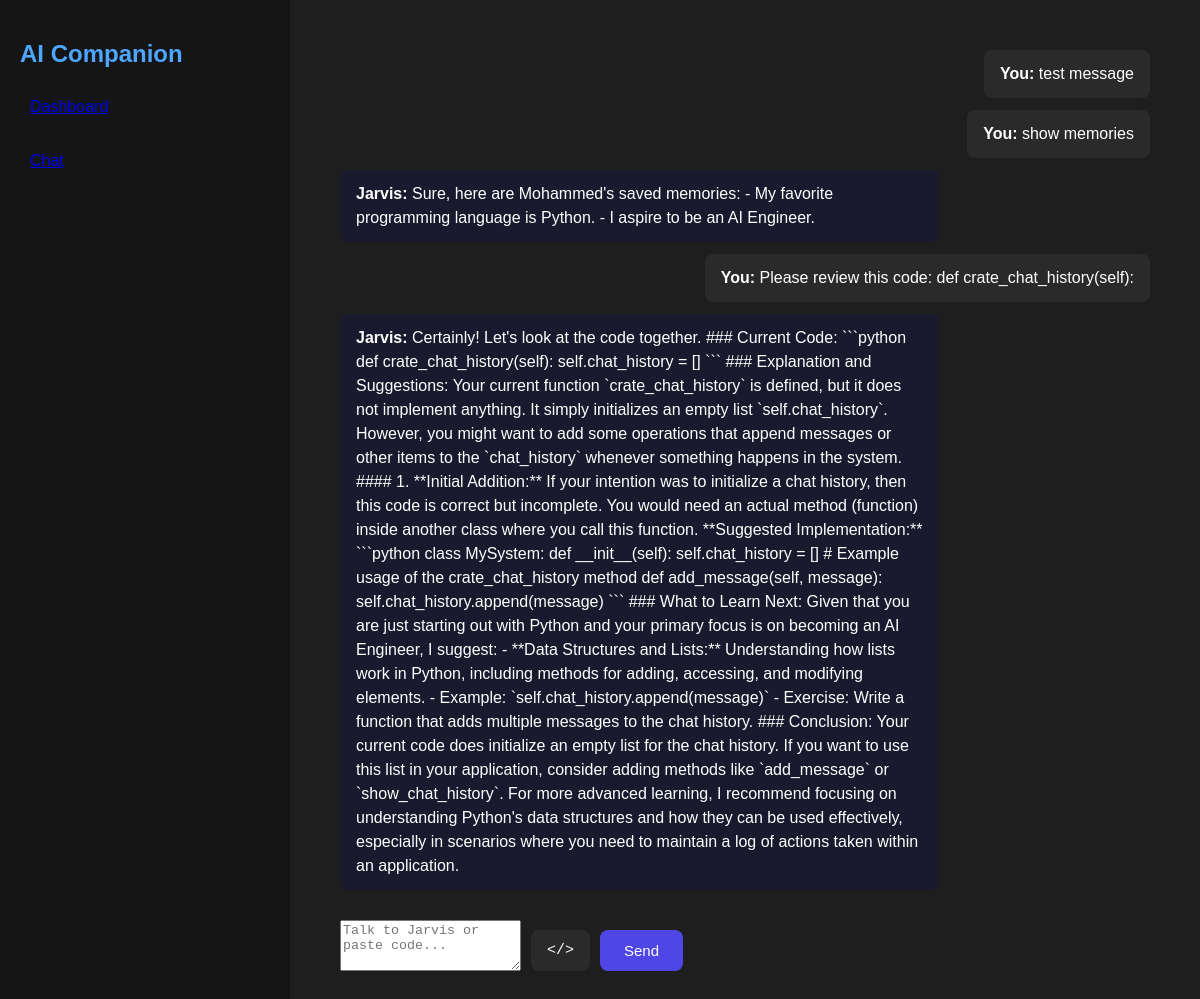
The app's page /chat, older data.
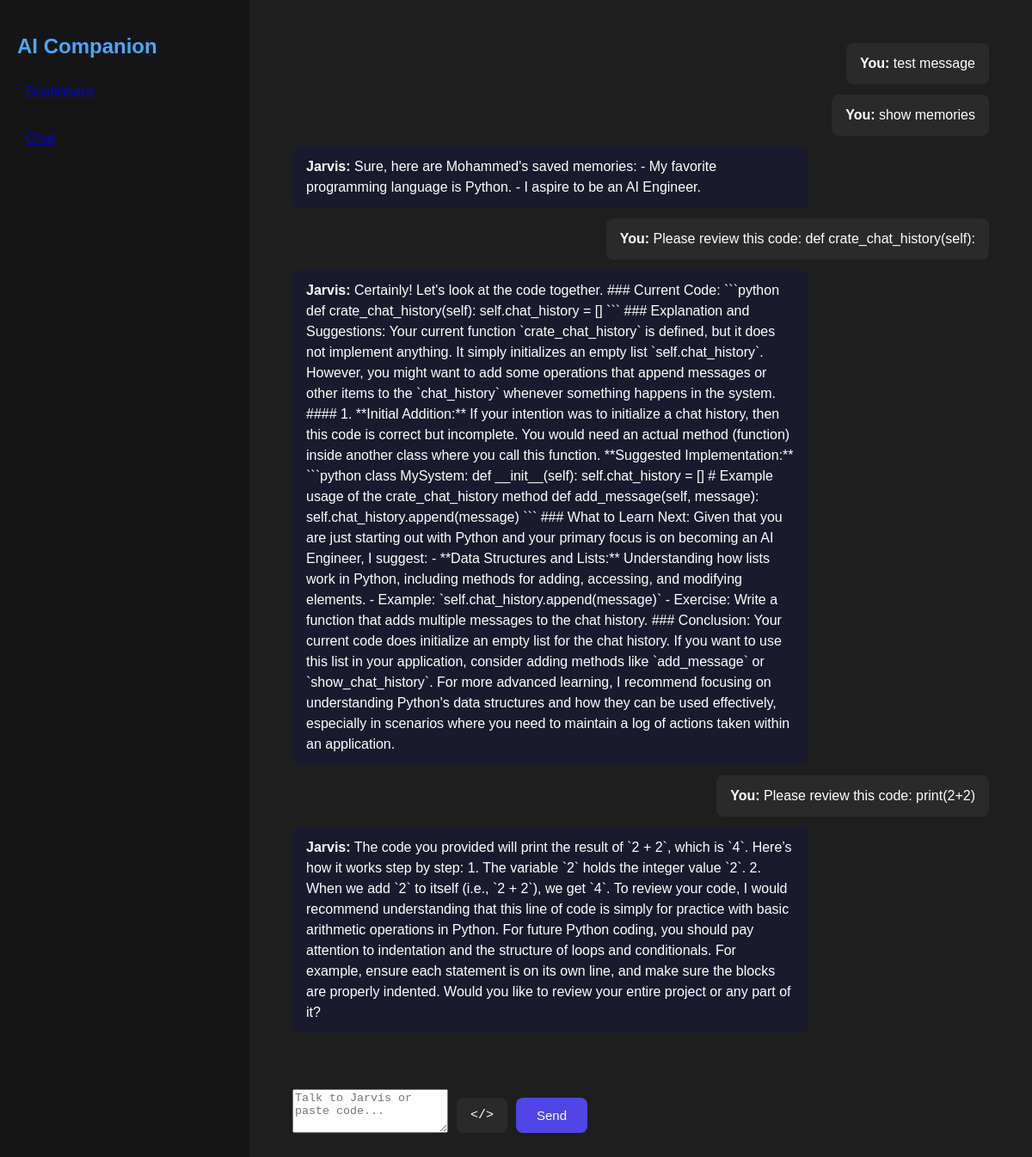
The same page, newer data.
### tables this page shows
CREATE TABLE chat_history (
            id INTEGER PRIMARY KEY AUTOINCREMENT,
            role TEXT NOT NULL,
            content TEXT NOT NULL,
            timestamp TEXT NOT NULL
        );

### app.py (the view)
@app.route("/chat")
def chat_page():
    history = db.get_chat_history()
    return render_template("chat.html", history=history)

### src/memory.py (called while the page is built)
    def get_chat_history(self):
        conn=sqlite3.connect(self.db_path)
        cursor=conn.cursor()
        cursor.execute("""
                    SELECT role,content FROM chat_history
                    ORDER BY id ASC
                       """)
        chat_history = cursor.fetchall()
        conn.close()
        return chat_history

### templates/chat.html (shortened to what this page needs)
<!DOCTYPE html>
<html>
<head>
    <link rel="stylesheet" href="{{ url_for('static', filename='style.css') }}">
    <link rel="stylesheet" href="https://cdnjs.cloudflare.com/ajax/libs/codemirror/5.65.16/codemirror.min.css">
</head>
<body>
<div class="container">
    <div class="sidebar">
        <h2 id="logo">AI Companion</h2>
        <p class="menu-item"><a href="/">Dashboard</a></p>
        <p class="menu-item"><a href="/chat">Chat</a></p>
    </div>
    <div class="main">
        <div class="chat-container">
           <div class="chat-box" id="chatBox">
    {% for msg in history %}
        <div class="message {{ 'user-message' if msg[0] == 'user' else 'ai-message' }}">
            <strong>{{ 'You' if msg[0] == 'user' else 'Jarvis' }}:</strong> {{ msg[1] }}
        </div>
    {% endfor %}
</div>
           <div class="chat-input-area">
    <textarea id="userInput" placeholder="Talk to Jarvis or paste code..." rows="3"></textarea>
    <button id="codeModeBtn" onclick="toggleCodeMode()">&lt;/&gt;</button>
    <button onclick="sendMessage()">Send</button>
</div>
        </div>
    </div>
</div>
</body>
</html>

### static/style.css (style rules this page uses)
body { margin: 0; font-family: Arial, sans-serif; background-color: #1e1e1e; color: white; }
.container { display: flex; }
.sidebar { width: 250px; height: 100vh; background-color: #151515; padding: 20px; }
.main { flex: 1; padding: 30px; }
.menu-item { padding: 10px; border-radius: 8px; }
#logo { color: #4da6ff; }
.chat-container { display: flex; flex-direction: column; height: 85vh; }
.chat-box { flex: 1; overflow-y: auto; padding: 20px; display: flex; flex-direction: column; gap: 12px; }
.message { padding: 12px 16px; border-radius: 8px; max-width: 70%; line-height: 1.5; }
.user-message { background: #2a2a2a; align-self: flex-end; }
.ai-message { background: #1a1a2e; align-self: flex-start; }
.chat-input-area { display: flex; gap: 10px; padding: 20px; }
.chat-input-area button { padding: 12px 24px; background: #4f46e5; color: white; border: none; border-radius: 8px; cursor: pointer; font-size: 15px; }
.chat-input-area { display: flex; align-items: flex-end; gap: 10px; padding: 20px; }
#codeModeBtn { padding: 12px 16px; background: #2a2a2a; color: white; border: none; border-radius: 8px; cursor: pointer; font-family: monospace; }

Row changes from the older to the newer data that the page shows:
added chat_history: role "You", content "Please review this code: print(2+2)"
added chat_history: role "Jarvis", content "The code you provided will print the result of `2 + 2`, which is `4`. Here’s how it works step by step: 1. The variable `2` holds the integer value `2`. 2. When we add `2` to itself (i.e., `2 + 2`), we get `4`. To review your code, I would recommend understanding that this line of code is simply for practice with basic arithmetic operations in Python. For future Python coding, you should pay attention to indentation and the structure of loops and conditionals. For example, ensure each statement is on its own line, and make sure the blocks are properly indented. Would you like to review your entire project or any part of it?"
